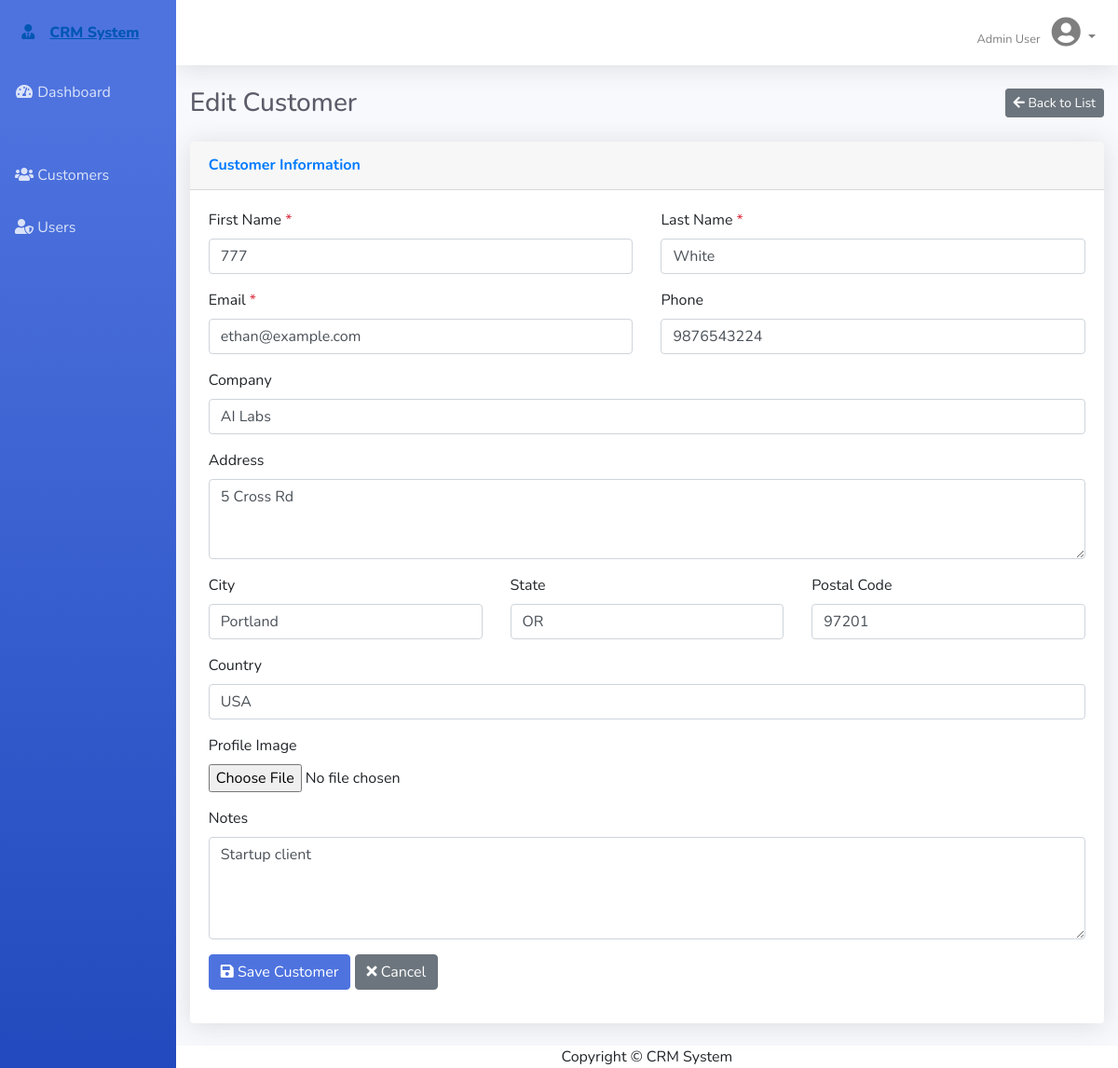
The app's page /customers/16/edit/ (signed in) with its own data.
### customers/models.py (models this page shows, shortened)
class Customer(models.Model):
    first_name = models.CharField(max_length=100)
    last_name = models.CharField(max_length=100)
    email = models.EmailField(unique=True)
    phone_regex = RegexValidator(
    regex=r'^(\+91)?[6-9]\d{9}$',
    message="Enter a valid Indian mobile number (10 digits, optional +91).")
    phone = models.CharField(
        validators=[phone_regex],
        max_length=13,
        blank=True
    )
    address = models.TextField(blank=True)
    city = models.CharField(max_length=100, blank=True)
    state = models.CharField(max_length=100, blank=True)
    country = models.CharField(max_length=100, blank=True)
    postal_code = models.CharField(max_length=20, blank=True)
    image = models.ImageField(upload_to='customer_images/', blank=True, null=True)
    company = models.CharField(max_length=200, blank=True)
    notes = models.TextField(blank=True)
    created_at = models.DateTimeField(auto_now_add=True)
    updated_at = models.DateTimeField(auto_now=True)
    created_by = models.ForeignKey(User, on_delete=models.SET_NULL, null=True, related_name='customers_created')
    class Meta:
        ordering = ['-created_at']
        verbose_name = 'Customer'
        verbose_name_plural = 'Customers'

### customers/views.py (the view)
# urls.py: path('customers/<int:pk>/edit/', views.customer_edit, name='customer_edit'),
@login_required(login_url='login')
def customer_edit(request, pk):
    customer = get_object_or_404(Customer, pk=pk)
    if request.method == 'POST':
        form = CustomerForm(request.POST, request.FILES, instance=customer)
        if form.is_valid():
            form.save()
            messages.success(request, 'Customer updated successfully!')
            return redirect('customer_list')
    else:
        form = CustomerForm(instance=customer)
    context = {'form': form, 'title': 'Edit Customer', 'customer': customer}
    return render(request, 'customers/customer_form.html', context)

### customers/templates/customers/customer_form.html (shortened to what this page needs)
{% extends 'customers/base.html' %}
{% block page_header %}
<div class="d-sm-flex align-items-center justify-content-between mb-4">
    <h1 class="h3 mb-0 text-gray-800">{{ title }}</h1>
    <a href="{% url 'customer_list' %}" class="btn btn-secondary btn-sm">
        <i class="fas fa-arrow-left"></i> Back to List
    </a>
</div>
{% endblock %}
{% block content %}
<div class="row">
    <div class="col-lg-12">
        <div class="card shadow mb-4">
            <div class="card-header py-3">
                <h6 class="m-0 font-weight-bold text-primary">Customer Information</h6>
            </div>
            <div class="card-body">
                <form method="post" enctype="multipart/form-data">
                    <div class="row">
                        <div class="col-md-6">
                            <div class="form-group">
                                <label for="{{ form.first_name.id_for_label }}">First Name <span class="text-danger">*</span></label>
                                {{ form.first_name }}
                            </div>
                        </div>
                        <div class="col-md-6">
                            <div class="form-group">
                                <label for="{{ form.last_name.id_for_label }}">Last Name <span class="text-danger">*</span></label>
                                {{ form.last_name }}
                            </div>
                        </div>
                    </div>
                    <div class="row">
                        <div class="col-md-6">
                            <div class="form-group">
                                <label for="{{ form.email.id_for_label }}">Email <span class="text-danger">*</span></label>
                                {{ form.email }}
                            </div>
                        </div>
                        <div class="col-md-6">
                            <div class="form-group">
                                <label for="{{ form.phone.id_for_label }}">Phone</label>
                                {{ form.phone }}
                            </div>
                        </div>
                    </div>
                    <div class="form-group">
                        <label for="{{ form.company.id_for_label }}">Company</label>
                        {{ form.company }}
                    </div>
                    <div class="form-group">
                        <label for="{{ form.address.id_for_label }}">Address</label>
                        {{ form.address }}
                    </div>
                    <div class="row">
                        <div class="col-md-4">
                            <div class="form-group">
                                <label for="{{ form.city.id_for_label }}">City</label>
                                {{ form.city }}
                            </div>
                        </div>
                        <div class="col-md-4">
                            <div class="form-group">
                                <label for="{{ form.state.id_for_label }}">State</label>
                                {{ form.state }}
                            </div>
                        </div>
                        <div class="col-md-4">
                            <div class="form-group">
                                <label for="{{ form.postal_code.id_for_label }}">Postal Code</label>
                                {{ form.postal_code }}
                            </div>
                        </div>
                    </div>
                    <div class="form-group">
                        <label for="{{ form.country.id_for_label }}">Country</label>
                        {{ form.country }}
                    </div>
                    <div class="form-group">
                        <label for="{{ form.image.id_for_label }}">Profile Image</label>
                        {{ form.image }}
                    </div>
                    <div class="form-group">
                        <label for="{{ form.notes.id_for_label }}">Notes</label>
                        {{ form.notes }}
                    </div>
                    <div class="form-group">
                        <button type="submit" class="btn btn-primary">
                            <i class="fas fa-save"></i> Save Customer
                        </button>
                        <a href="{% url 'customer_list' %}" class="btn btn-secondary">
                            <i class="fas fa-times"></i> Cancel
                        </a>
                    </div>
                </form>
            </div>
        </div>
    </div>
</div>
{% endblock %}

### customers/templates/customers/base.html (shortened to what this page needs)
<!DOCTYPE html>
<html lang="en">
<head>
    <link href="https://cdnjs.cloudflare.com/ajax/libs/font-awesome/5.15.3/css/all.min.css" rel="stylesheet" type="text/css">
    <link href="https://cdn.jsdelivr.net/npm/bootstrap@4.6.0/dist/css/bootstrap.min.css" rel="stylesheet">
</head>
<body id="page-top">
    <div id="wrapper">
        <ul class="navbar-nav bg-gradient-primary sidebar sidebar-dark accordion" id="accordionSidebar">
            <a class="sidebar-brand d-flex align-items-center justify-content-center" href="{% url 'dashboard' %}">
                <div class="sidebar-brand-icon">
                    <i class="fas fa-user-tie"></i>
                </div>
                <div class="sidebar-brand-text mx-3">CRM System</div>
            </a>
            <li class="nav-item">
                <a class="nav-link" href="{% url 'dashboard' %}">
                    <i class="fas fa-fw fa-tachometer-alt"></i>
                    <span>Dashboard</span>
                </a>
            </li>
            <li class="nav-item">
                <a class="nav-link" href="{% url 'customer_list' %}">
                    <i class="fas fa-fw fa-users"></i>
                    <span>Customers</span>
                </a>
            </li>
            <li class="nav-item">
                <a class="nav-link" href="{% url 'user_list' %}">
                    <i class="fas fa-fw fa-user-shield"></i>
                    <span>Users</span>
                </a>
            </li>
        </ul>
        <div id="content-wrapper" class="d-flex flex-column">
            <div id="content">
                <nav class="navbar navbar-expand navbar-light bg-white topbar mb-4 static-top shadow">
                    <ul class="navbar-nav ml-auto">
                        <li class="nav-item dropdown no-arrow">
                            <a class="nav-link dropdown-toggle" href="#" id="userDropdown" role="button"
                                data-toggle="dropdown" aria-haspopup="true" aria-expanded="false">
                                <span class="mr-2 d-none d-lg-inline text-gray-600 small">{{ user.get_full_name|default:user.username }}</span>
                                <i class="fas fa-user-circle fa-2x"></i>
                            </a>
                        </li>
                    </ul>
                </nav>
                <div class="container-fluid">
                    {% block page_header %}{% endblock %}
                    {% block content %}{% endblock %}
                </div>
            </div>
            <footer class="sticky-footer bg-white">
                <div class="container my-auto">
                    <div class="copyright text-center my-auto">
                        <span>Copyright &copy; CRM System {{ current_year }}</span>
                    </div>
                </div>
            </footer>
        </div>
    </div>
</body>
</html>

### customers/templates/customers/base.html (style rules this page uses)
:root { --primary: #4e73df; --secondary: #858796; --success: #1cc88a; --info: #36b9cc; --warning: #f6c23e; --danger: #e74a3b; --light: #f8f9fc; --dark: #5a5c69; }
body { font-family: 'Nunito', -apple-system, BlinkMacSystemFont, 'Segoe UI', Roboto, sans-serif; background-color: var(--light); }
#wrapper { display: flex; }
#content-wrapper { background-color: var(--light); width: 100%; overflow-x: hidden; }
.sidebar { width: 14rem; min-height: 100vh; background: linear-gradient(180deg, #4e73df 10%, #224abe 100%); }
.sidebar .nav-item .nav-link { color: rgba(255, 255, 255, 0.8); padding: 1rem; }
.sidebar-brand { height: 4.375rem; text-decoration: none; font-size: 1rem; font-weight: 800; padding: 1.5rem 1rem; text-align: center; color: #fff; }
.topbar { height: 4.375rem; background-color: #fff; box-shadow: 0 .15rem 1.75rem 0 rgba(58, 59, 69, .15); }
.card { border: none; box-shadow: 0 .15rem 1.75rem 0 rgba(58, 59, 69, .15); }
.btn-primary { background-color: var(--primary); border-color: var(--primary); }
.bg-gradient-primary { background: linear-gradient(180deg, #4e73df 10%, #224abe 100%); }
.text-gray-800 { color: #5a5c69 !important; }
.shadow { box-shadow: 0 .15rem 1.75rem 0 rgba(58, 59, 69, .15) !important; }

### records on screen
Customer: first_name "777", last_name "White", email "ethan@example.com", phone "9876543224", company "AI Labs", address "5 Cross Rd", city "Portland", state "OR", postal_code "97201", country "USA", notes "Startup client"

### other values on screen
{{ user.get_full_name|default:user.username }} "Admin User"
{{ title }} "Edit Customer"
